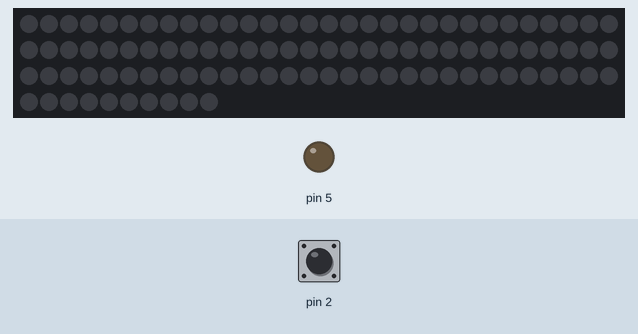
This sketch was run on a simulated Arduino Uno, built with avr-gcc and run on an emulated ATmega328P. Parts: 100 RGB LEDs in strip order, left to right, continuing on the next row, output pins drawn as LEDs (lit = HIGH). The inputs (shaded band) are chosen by the test bench; at power-on: pin 2 HIGH. Dim RGB values are drawn brighter than linear.

Above: at 1.2 s.
1.3 s: pin 2 pulled LOW for 0.15 s
At 3.4 s:
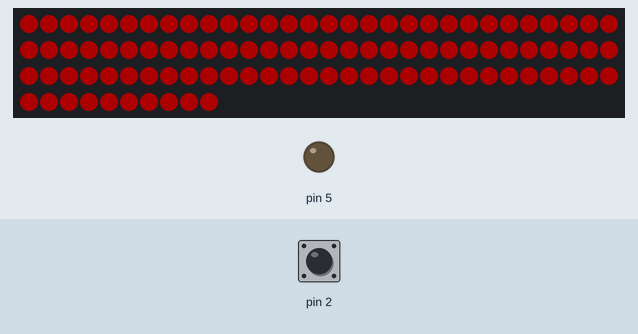
3.7 s: pin 2 pulled LOW for 1 s
At 6.1 s:
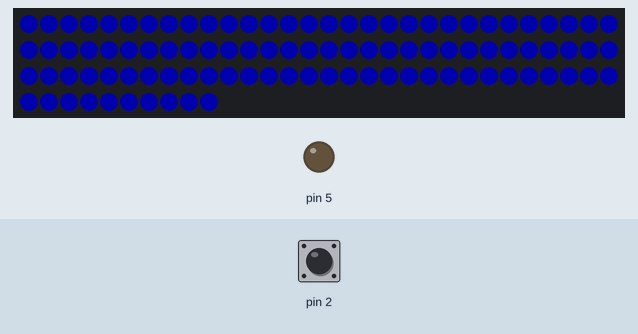
6.4 s: pin 2 pulled LOW for 3.2 s
At 6.86 s:
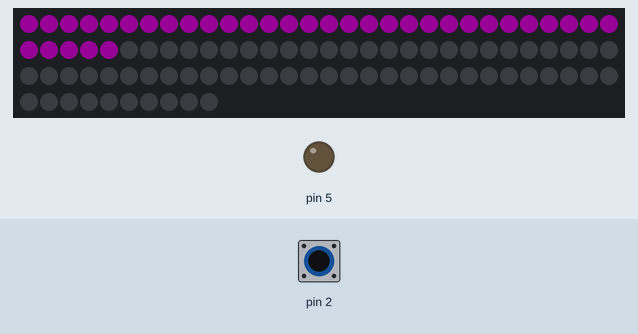
11.1 s: pin 2 pulled LOW for 0.15 s
At 12.3 s:
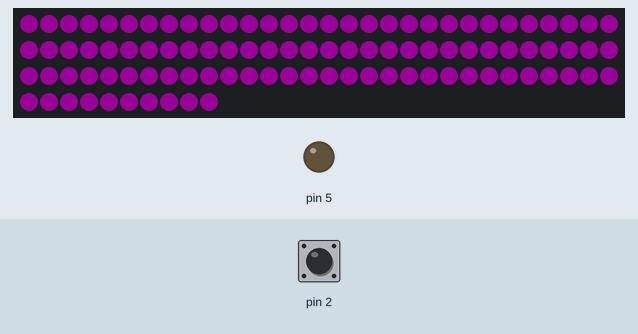
13.5 s: pin 2 pulled LOW for 1 s
At 15.9 s:
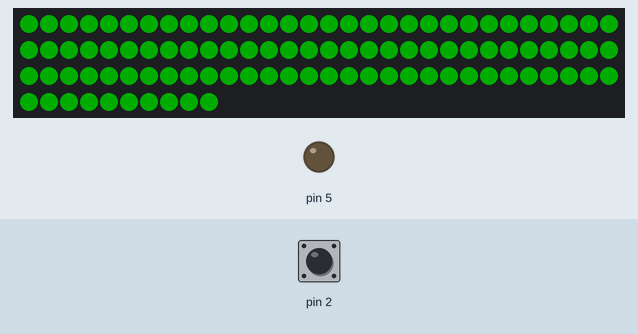
16.8 s: pin 2 pulled LOW for 0.15 s
At 17.26 s:
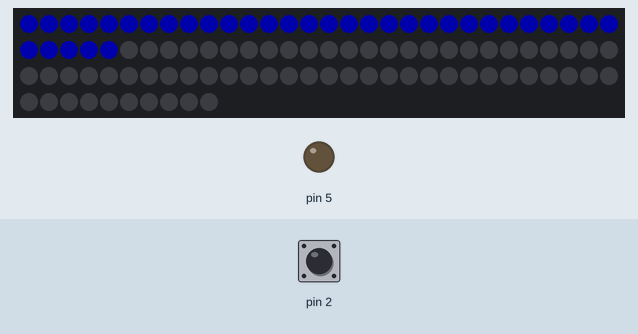
Timing chart, 0 to 19.8 s (numbered marks = the images above; inputs shaded):
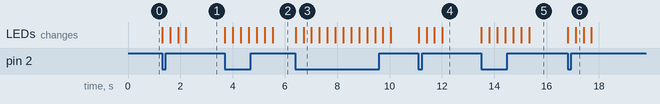

The sketch:

LED_STRIP_RGBOFF.ino
```cpp
#include <Adafruit_NeoPixel.h>

Adafruit_NeoPixel LEDstrip = Adafruit_NeoPixel(100, 6, NEO_GRB + NEO_KHZ800);

//LED STRIP : D6, 5V, GND
//BUTTON : D2, GND

void setup()
{
  pinMode(2,INPUT_PULLUP);
  pinMode(5,OUTPUT);

  LEDstrip.setBrightness(50);
  LEDstrip.begin();
}

int L=0;

void loop() {
  // switch controller
  if(digitalRead(2) == HIGH)
  {
    LEDstrip.clear();
  }
  else
  {
    for(int i=0; i<100; i++)
    {
      if(L>3)
      {
        L=0;
      }
      if(L==0)
      {
        LEDstrip.setPixelColor(i,250,0,0); //R
        //LEDstrip.setPixelColor(i,250-20*i,10*i,0);
      }
      if(L==1)
      {
        LEDstrip.setPixelColor(i,0,250,0); //G
        //LEDstrip.setPixelColor(i,5*i,250-10*i,20*i);
      }
      if(L==2)
      {
        LEDstrip.setPixelColor(i,0,0,250); //B
        //LEDstrip.setPixelColor(i,50,10*i,255-5*i);
      }
      if(L==3)
      {
        LEDstrip.setPixelColor(i,120,0,120); //B
        //LEDstrip.setPixelColor(i,5*i,50+10*i,30);
      }
      LEDstrip.show();
      delay(5);
    }
    L+=1;
  }
}
```

Measured:
- after the input at 1.3 s, the LEDs: first change at once (image 1 shows a later state)
- after the input at 3.7 s, the LEDs: first change at once (image 2 shows a later state)
- after the input at 6.4 s, the LEDs: first change at once (image 3 shows a later state)
- after the input at 11.1 s, the LEDs: first change at once (image 4 shows a later state)
- after the input at 13.5 s, the LEDs: first change at once (image 5 shows a later state)
- after the input at 16.8 s, the LEDs: first change at once (image 6 shows a later state)
